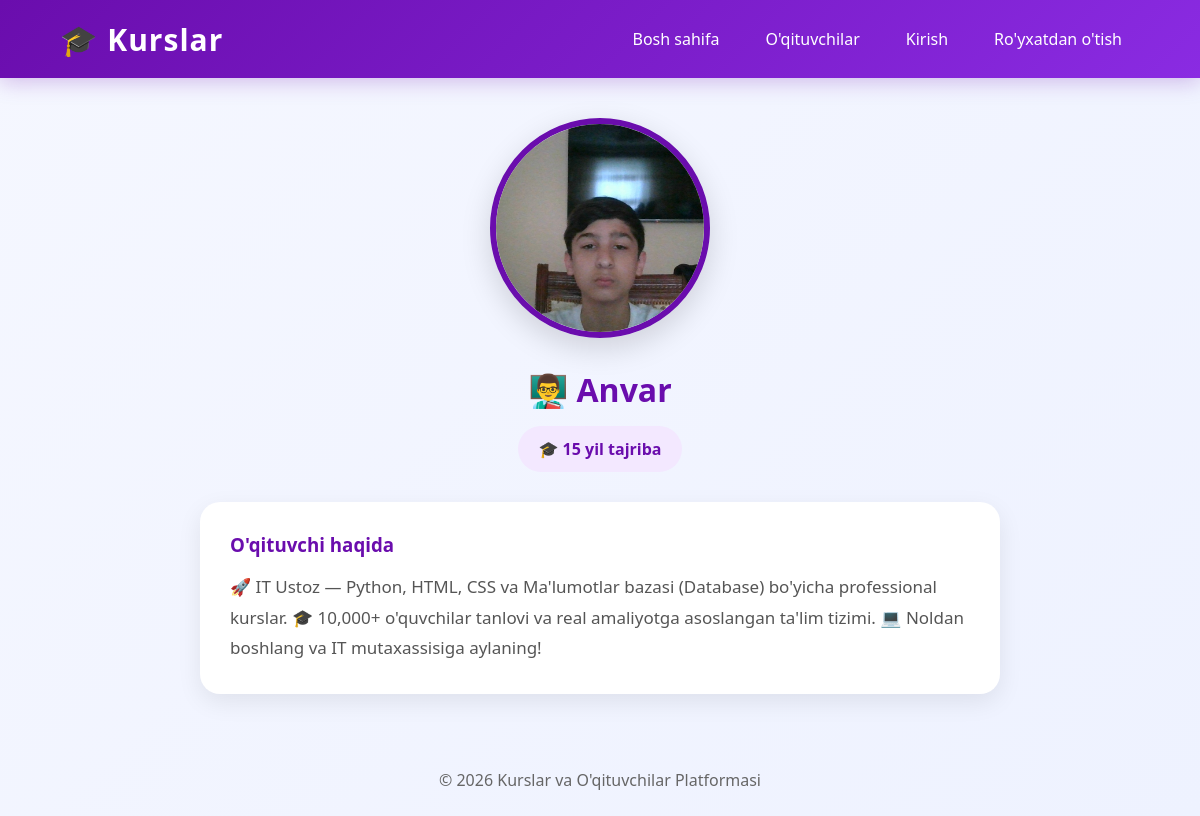
The page /teachers/1/ on the database its author committed.
### courses/models.py (models this page shows, shortened)
class Teacher(models.Model):
    user = models.OneToOneField(
        CustomUser,
        on_delete=models.CASCADE
    )
    bio = models.TextField()
    avatar = models.ImageField(
        upload_to='teachers/'
    )
    experience_years = models.PositiveIntegerField()

class CustomUser(AbstractUser):
    email = models.EmailField(unique=True)

### courses/views.py (the view)
# urls.py: path('teachers/<int:pk>/', views.teacher_detail, name='teacher_detail'),
def teacher_detail(request, pk):
    teacher = get_object_or_404(Teacher, pk=pk)
    return render(
        request,
        'teacher_detail.html',
        {'teacher': teacher}
    )

### templates/teacher_detail.html (shortened to what this page needs)
{% extends 'base.html' %}
{% block content %}
<div class="teacher-profile">
    <img
        src="{{ teacher.avatar.url }}"
        alt="{{ teacher.user.username }}"
        class="teacher-avatar"
    >
    <h1>
        👨‍🏫 {{ teacher.user.username }}
    </h1>
    <div class="experience-badge">
        🎓 {{ teacher.experience_years }} yil tajriba
    </div>
    <div class="bio-card">
        <h3>O'qituvchi haqida</h3>
        <p>
            {{ teacher.bio }}
        </p>
    </div>
</div>
{% endblock %}

### templates/base.html (style rules this page uses)
* { margin:0; padding:0; box-sizing:border-box; font-family:'Segoe UI',sans-serif; }
body { background:linear-gradient(135deg,#f5f7ff,#eef2ff); min-height:100vh; color:#333; }

### templates/teacher_detail.html (style rules this page uses)
.teacher-profile { max-width:800px; margin:30px auto; text-align:center; }
.teacher-avatar { width:220px; height:220px; object-fit:cover; border-radius:50%; border:6px solid #6a0dad; box-shadow:0 10px 30px rgba(0,0,0,.15); }
.teacher-profile h1 { margin-top:25px; color:#6a0dad; }
.experience-badge { display:inline-block; margin-top:15px; background:#f3e8ff; color:#6a0dad; padding:12px 20px; border-radius:30px; font-weight:600; }
.bio-card { margin-top:30px; background:white; padding:30px; border-radius:20px; box-shadow:0 8px 25px rgba(0,0,0,.08); text-align:left; }
.bio-card h3 { color:#6a0dad; margin-bottom:15px; }
.bio-card p { color:#555; line-height:1.8; font-size:17px; }

### rows shown on the page
Teacher: avatar (picture), user.username "Anvar", experience_years "15", bio "🚀 IT Ustoz — Python, HTML, CSS va Ma'lumotlar bazasi (Database) bo'yicha professional kurslar. 🎓 10,000+ o'quvchilar tanlovi va real amaliyotga asoslangan ta'lim tizimi. 💻 Noldan boshlang va IT mutaxassisiga aylaning!"
